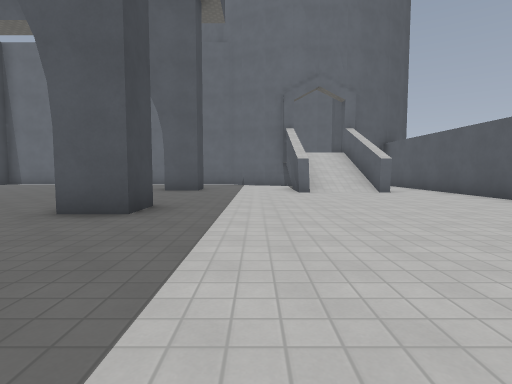
View 1 (above)

17 first-person views from a walk through a level from a Godot 3-D game. The camera is 1.2 m above the floor, tilts 4° down and sees 80° across. The floor is counted in squares, 2 m on a side. Each view is taken from the middle of a square. On the plan, view 1 faces up. The plan holds only what a view shows up to about 9 squares ahead; the rest is blank. The place goes on beyond the plan. Characters and animated objects are not drawn. Surface patterns are stand-ins for the level's own textures.

View 2
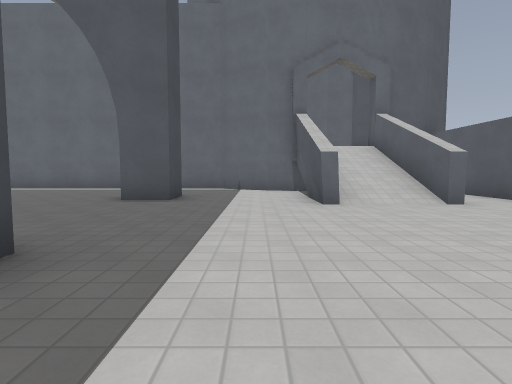

View 3
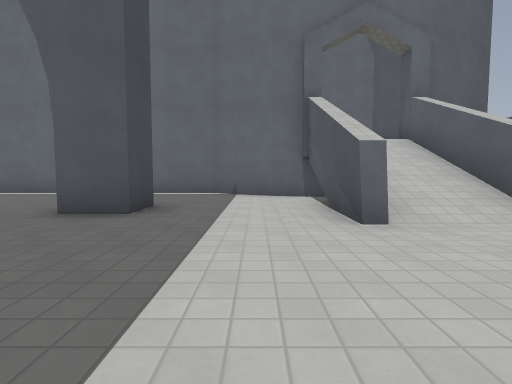

View 4
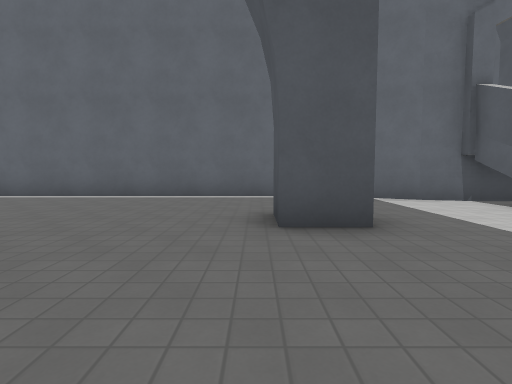

View 5
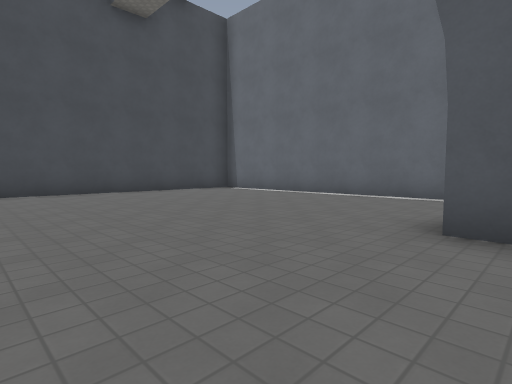

View 6
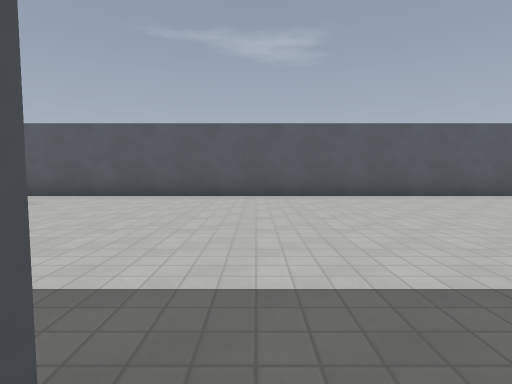

View 7
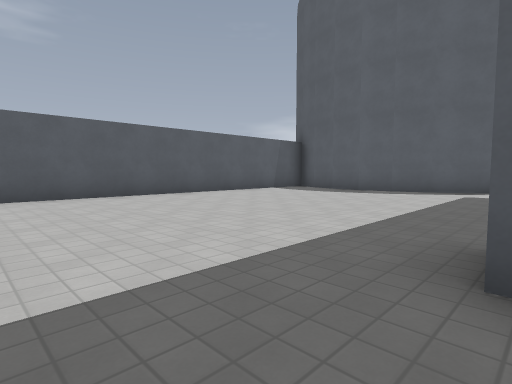

View 8
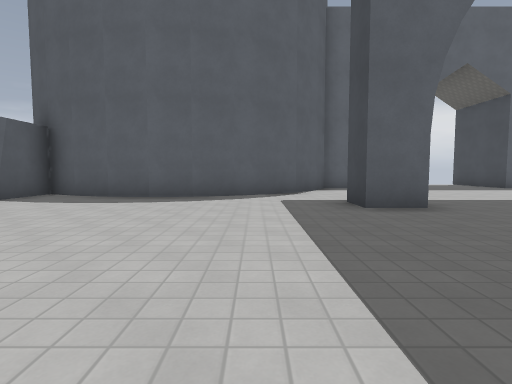

View 9
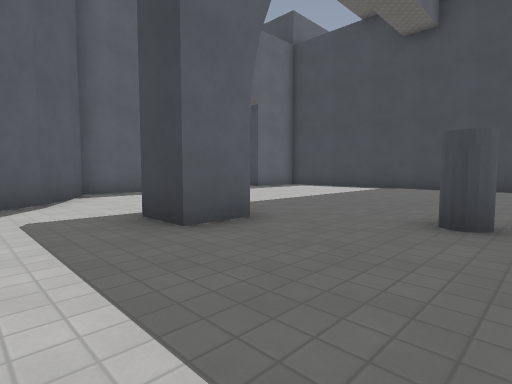

View 10
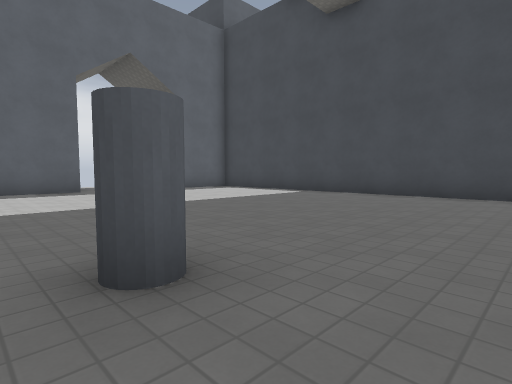

View 11
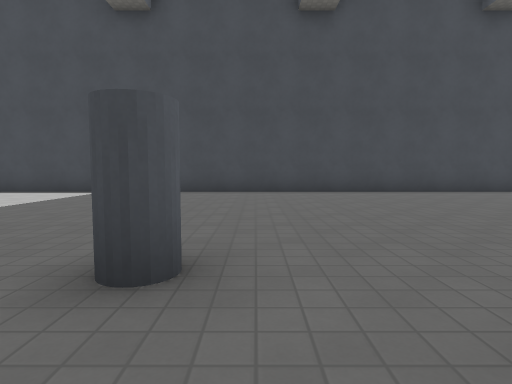

View 12
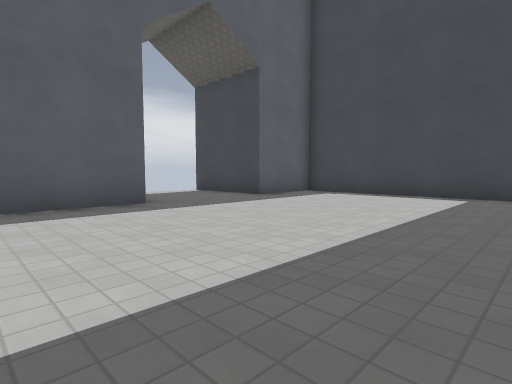

View 13
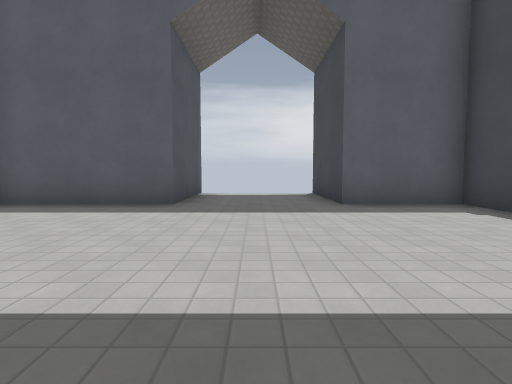

View 14
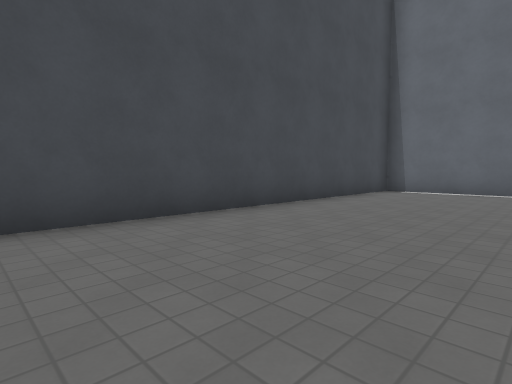

View 15
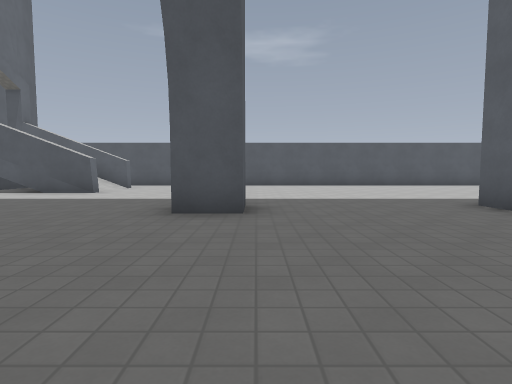

View 16
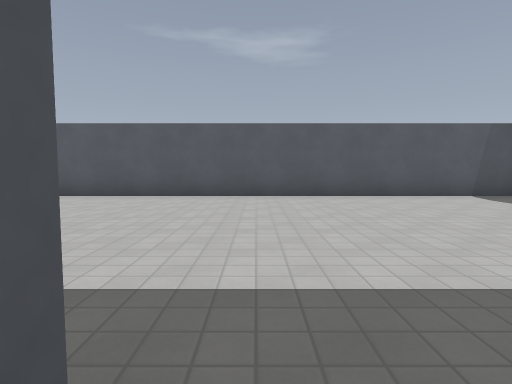

View 17
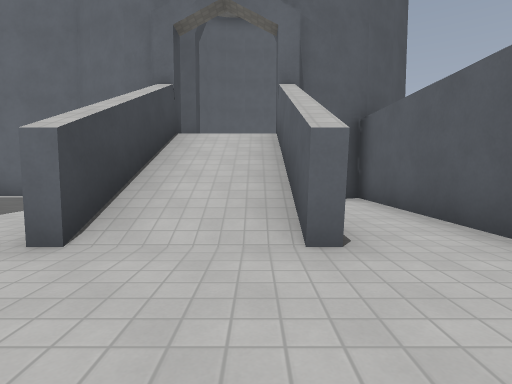

### Floor plan
Points are (right, up) in squares from view 1. A wall is a line through its corners. A room is listed if a view was taken in it or the views show most of it. See-through windows are left out.
Room 1 (views 1, 2, 3, 4, 5, 6, 7, 8, 9, 10, 11, 12, 13, 14, 15, 16, 17)
walls: (-2.5, 0.2) (-1.8, 0.2); (-1.8, 5.2) (-1.8, 4.2) (-2.8, 4.2) (-2.8, 5.2); (-2.9, -4.9) (-1.8, -4.9) (-1.8, -5.9); (-1.8, 10.2) (-1.8, 9.2) (-2.8, 9.2) (-2.8, 10.1); (3.8, 8.4) (3.4, 8.4) (3.4, 12.4); (0.4, -7.3) (1.5, -7); (1.4, -7) (2.5, -6.9); (-0.5, -7.8) (0.5, -7.3); (2.3, -6.9) (3.5, -7); (-1.2, -8.4) (-0.3, -7.7); (0.4, 12.3) (-0.6, 12.8); (1.5, 11.9) (0.3, 12.3); (3.3, -7) (4.4, -7.3); (-0.5, 12.7) (-1.1, 13.2) (-10.7, 13.2) (-10.7, -10.4) (-8.5, -10.4) (-8.5, -13.2); (-1.7, -9.2) (-1, -8.3); (1.5, 12.5) (1.5, 8.4) (1.2, 8.4) (1.2, 11.9); (4.3, -7.3) (5.3, -7.8) (5.3, 12.7); (-2.2, -10.1) (-1.7, -9.1); (1.5, 14.4) (1.5, 13.9) (1, 13.9); (4.1, 13.9) (3.5, 13.9); (-5.5, -13.2) (-5.5, -10.4) (-2.2, -10.4)

Where each view was taken, in squares from view 1:
view 1: 0 up, 0 right, facing up
view 2: 3 up, 0 right, facing up
view 3: 5 up, 0 right, facing up
view 4: 6 up, 3 left, facing up
view 5: 6 up, 2 left, facing up-left
view 6: 4 up, 2 left, facing right
view 7: 2 up, 2 left, facing down-right
view 8: 0 up, 0 right, facing down
view 9: 2 down, 0 right, facing down-left
view 10: 1 down, 3 left, facing down-left
view 11: 2 down, 2 left, facing left
view 12: 5 down, 3 left, facing down-left
view 13: 5 down, 7 left, facing down
view 14: 4 up, 7 left, facing up-left
view 15: 4 up, 7 left, facing right
view 16: 1 down, 2 left, facing right
view 17: 6 up, 3 right, facing up
